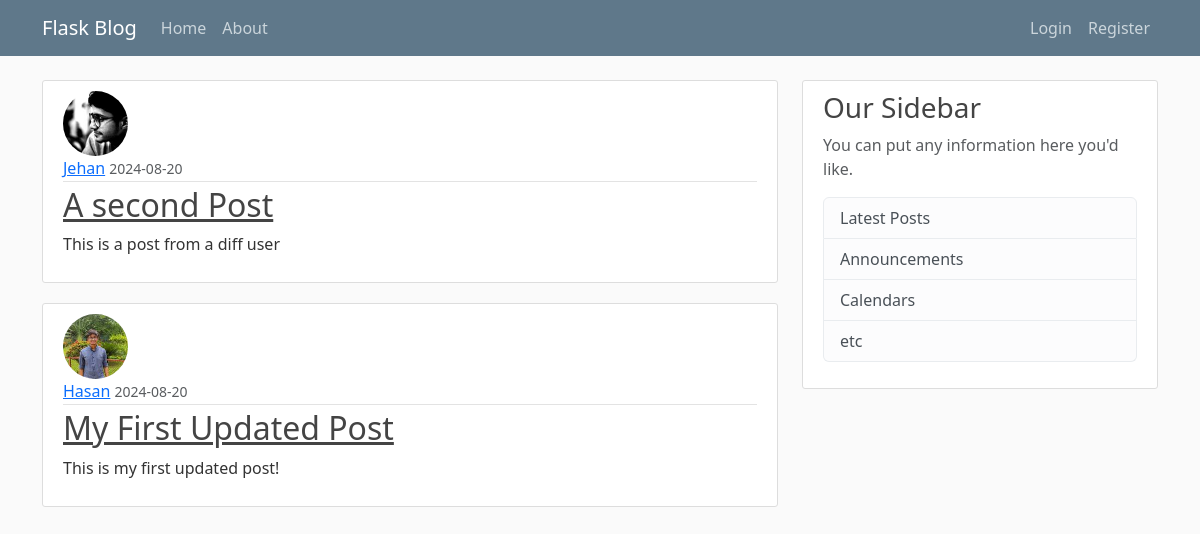
Page /home on the earlier database version.
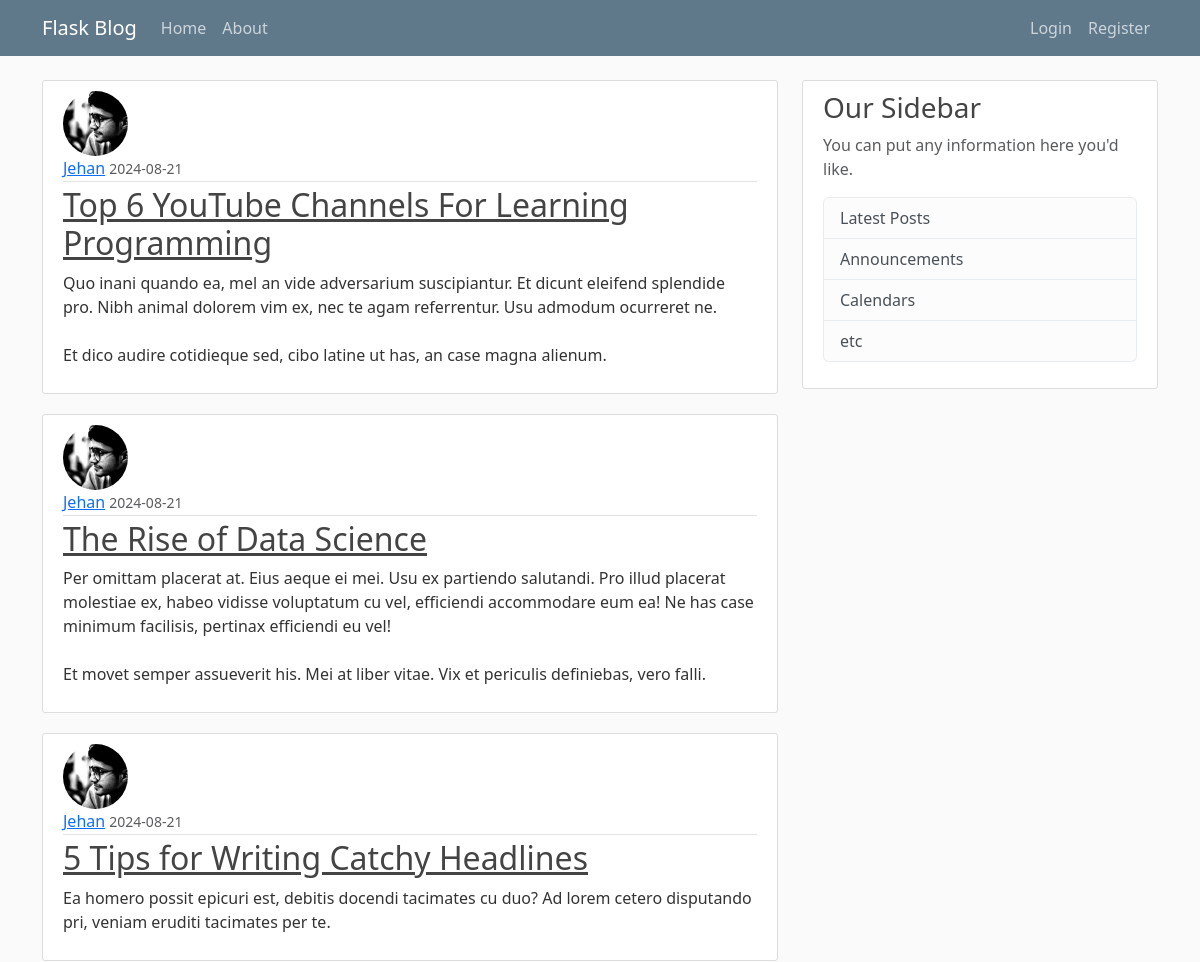
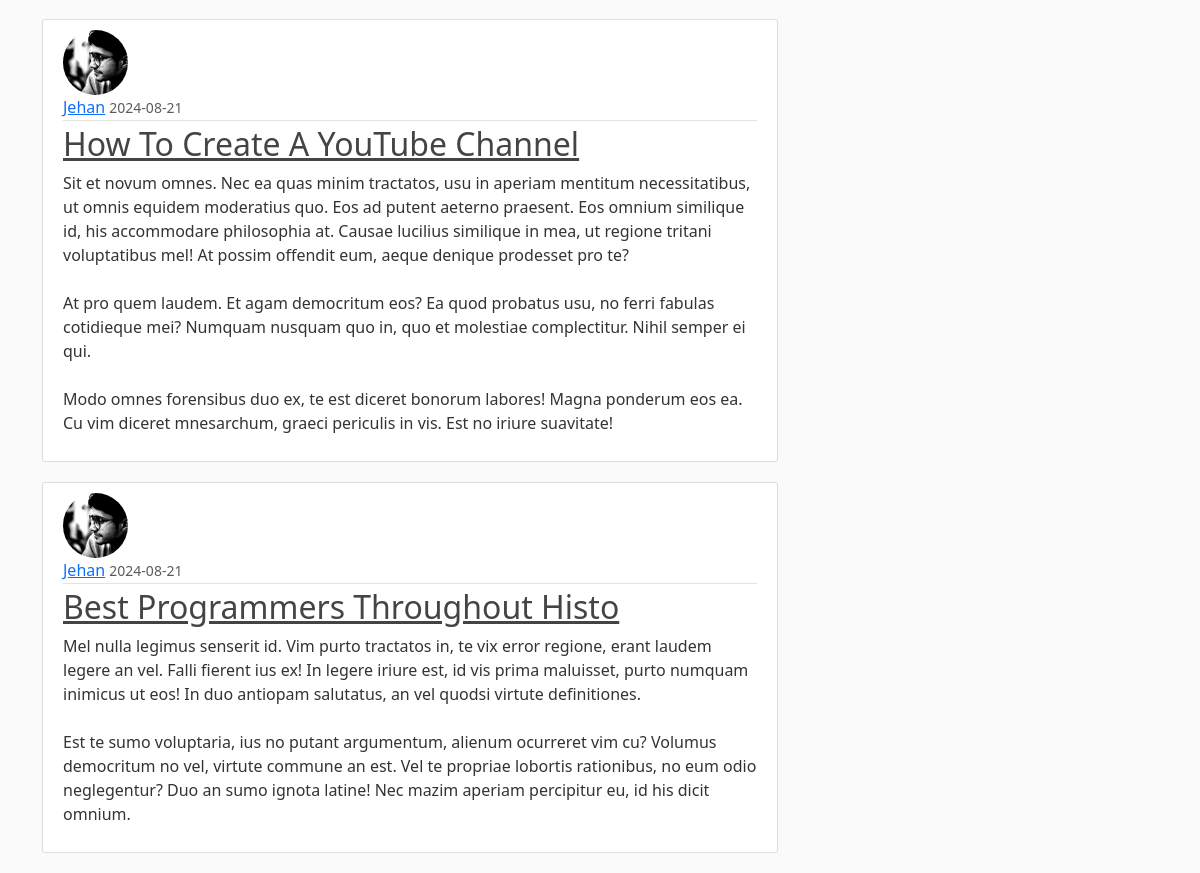
Same page on the later database version (2 pictures, top to bottom).
### flaskBlog/models.py (models this page shows, shortened)
class Post(db.Model):
    id = db.Column(db.Integer, primary_key=True)
    title = db.Column(db.String(100), nullable=False)
    date_posted = db.Column(db.DateTime, nullable=False, default=datetime.utcnow)
    content = db.Column(db.Text, nullable=False)
    user_id = db.Column(db.Integer, db.ForeignKey('user.id'),nullable=False)

class User(db.Model, UserMixin):
    id = db.Column(db.Integer, primary_key=True)
    username = db.Column(db.String(20), unique=True, nullable=False)
    email = db.Column(db.String(120), unique=True, nullable=False)
    image_file = db.Column(db.String(20), nullable=False, default = 'default.jpg')
    password = db.Column(db.String(60),nullable=False)
    post = db.relationship('Post',backref='author',lazy=True)

### flaskBlog/main/routes.py (the view)
@main.route('/')
@main.route('/home')
def home():
    page = request.args.get('page',1,type=int)
    posts = Post.query.order_by(Post.date_posted.desc()).paginate(page=page, per_page=5)
    return render_template('home.html',posts=posts)

### flaskBlog/templates/home.html
{% extends "layout.html" %}
{% block content %}
    {% for post in posts %}
        <article class="media content-section">
            <img class="rounded-circle article-img" src="{{ url_for('static', filename='profile_pics/' + post.author.image_file) }}">
            <div class="media-body">
                <div class="article-metadata">
                  <a class="mr-2" href="#">{{ post.author.username }}</a>
                  <small class="text-muted">{{ post.date_posted.strftime('%Y-%m-%d') }}</small>
                </div>
                <h2><a class="article-title" href="{{ url_for('post',post_id=post.id) }}">{{ post.title }}</a></h2>
                <p class="article-content">{{ post.content }}</p>
              </div>
        </article>
    {% endfor %}
{% endblock content%}

Differences in the rows shown:
no longer on this page (row unchanged): Post: image_file (picture), author.username "Jehan", date_posted "2024-08-20", title "A second Post", content "This is a post from a diff user"
no longer on this page (row unchanged): Post: image_file (picture), author.username "Hasan", date_posted "2024-08-20", title "My First Updated Post", content "This is my first updated post!"
added Post: image_file (picture), author.username "Jehan", date_posted "2024-08-21", title "Top 6 YouTube Channels For Learning Programming", content "Quo inani quando ea, mel an vide adversarium suscipiantur. Et dicunt eleifend splendide pro. Nibh animal dolorem vim ex, nec te agam referrentur. Usu admodum ocurreret ne. Et dico audire cotidieque sed, cibo latine ut has, an case magna alienum."
added Post: image_file (picture), author.username "Jehan", date_posted "2024-08-21", title "The Rise of Data Science", content "Per omittam placerat at. Eius aeque ei mei. Usu ex partiendo salutandi. Pro illud placerat molestiae ex, habeo vidisse voluptatum cu vel, efficiendi accommodare eum ea! Ne has case minimum facilisis, pertinax efficiendi eu vel! Et movet semper assueverit his. Mei at liber vitae. Vix et periculis definiebas, vero falli."
added Post: image_file (picture), author.username "Jehan", date_posted "2024-08-21", title "5 Tips for Writing Catchy Headlines", content "Ea homero possit epicuri est, debitis docendi tacimates cu duo? Ad lorem cetero disputando pri, veniam eruditi tacimates per te."
added Post: image_file (picture), author.username "Jehan", date_posted "2024-08-21", title "How To Create A YouTube Channel", content "Sit et novum omnes. Nec ea quas minim tractatos, usu in aperiam mentitum necessitatibus, ut omnis equidem moderatius quo. Eos ad putent aeterno praesent. Eos omnium similique id, his accommodare philosophia at. Causae lucilius similique in mea, ut regione tritani voluptatibus mel! At possim offendit eum, aeque denique prodesset pro te? At pro quem laudem. Et agam democritum eos? Ea quod probatus usu, no ferri fabulas cotidieque mei? Numquam nusquam quo in, quo et molestiae complectitur. Nihil semper ei qui. Modo omnes forensibus duo ex, te est diceret bonorum labores! Magna ponderum eos ea. Cu vim diceret mnesarchum, graeci periculis in vis. Est no iriure suavitate!"
added Post: image_file (picture), author.username "Jehan", date_posted "2024-08-21", title "Best Programmers Throughout Histo", content "Mel nulla legimus senserit id. Vim purto tractatos in, te vix error regione, erant laudem legere an vel. Falli fierent ius ex! In legere iriure est, id vis prima maluisset, purto numquam inimicus ut eos! In duo antiopam salutatus, an vel quodsi virtute definitiones. Est te sumo voluptaria, ius no putant argumentum, alienum ocurreret vim cu? Volumus democritum no vel, virtute commune an est. Vel te propriae lobortis rationibus, no eum odio neglegentur? Duo an sumo ignota latine! Nec mazim aperiam percipitur eu, id his dicit omnium."
